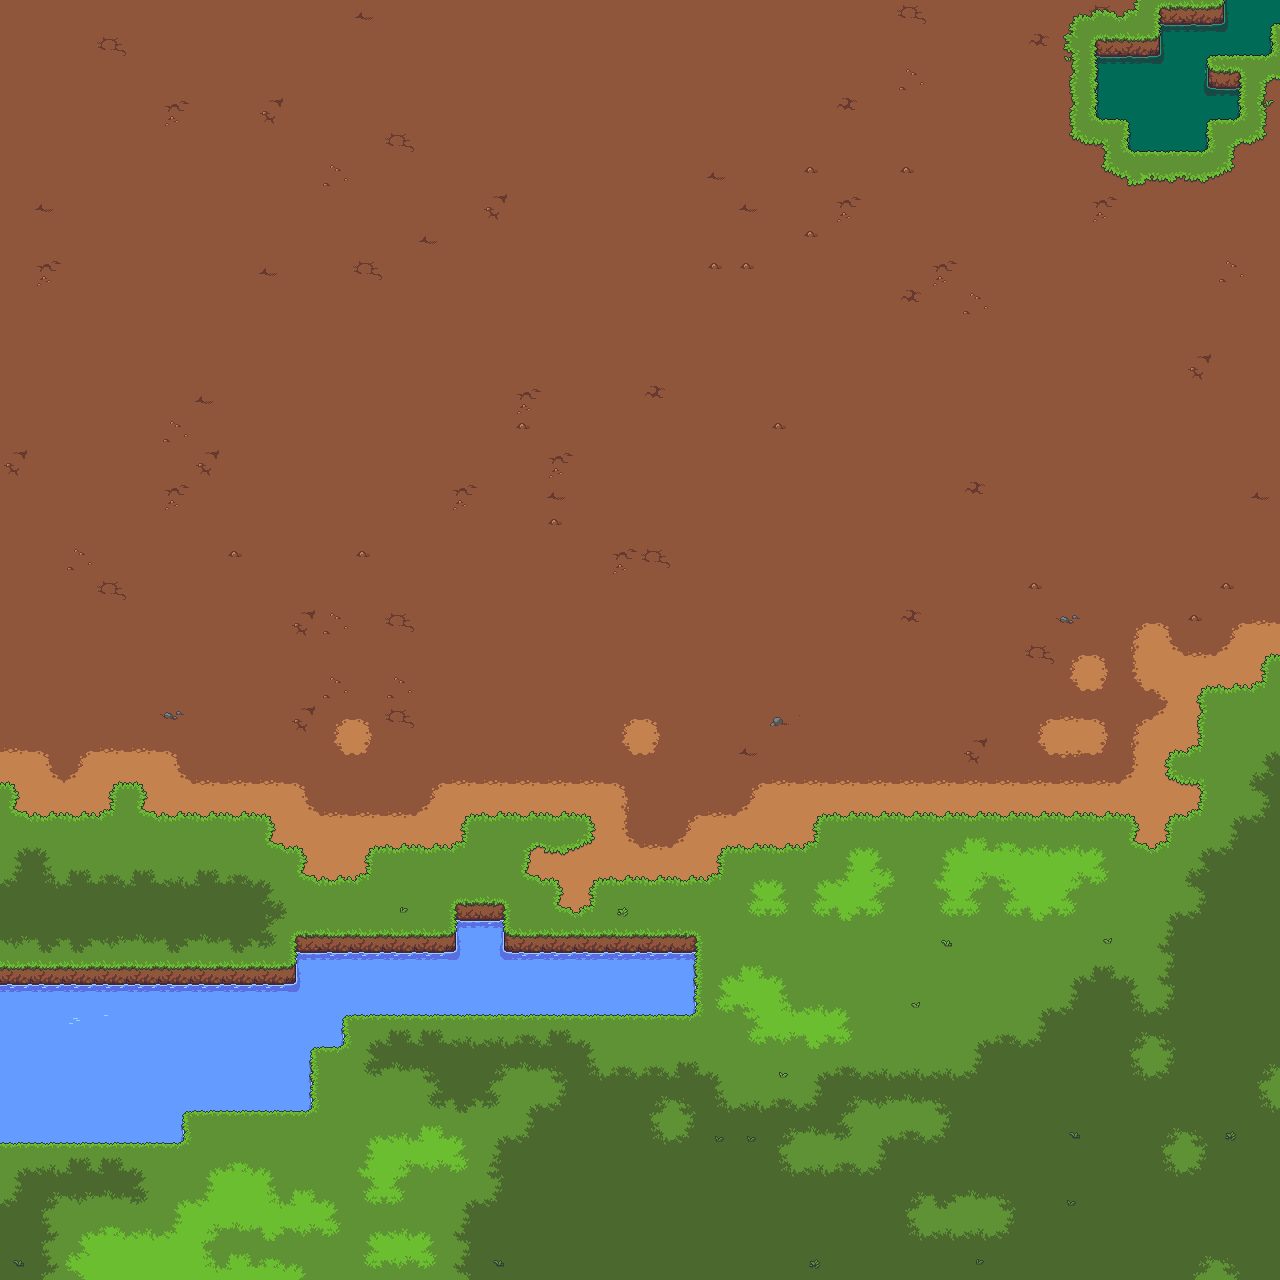

A level layout from a 2D game, rendered from its tile map. Below: a short description, then the map file with tile-grid data replaced by summaries:
An orthogonal 40x40 tile map with 32x32 px tiles, 2 tile layers (Tile Layer 1, Tile Layer 2).

<map version="1.5" tiledversion="1.7.2" orientation="orthogonal" renderorder="right-down" width="40" height="40" tilewidth="32" tileheight="32" infinite="0" nextlayerid="3" nextobjectid="1">
 <tileset firstgid="1" source="../../../../tilesets/gather_terrains_3.x.tsx" />
 <layer id="1" name="Tile Layer 1" width="40" height="40">
  <data>[1600 cells, 1600 non-empty, 93 distinct tile ids]</data>
 </layer>
 <layer id="2" name="Tile Layer 2" width="40" height="40">
  <data>[1600 cells, 40 non-empty, 24 distinct tile ids]</data>
 </layer>
</map>
